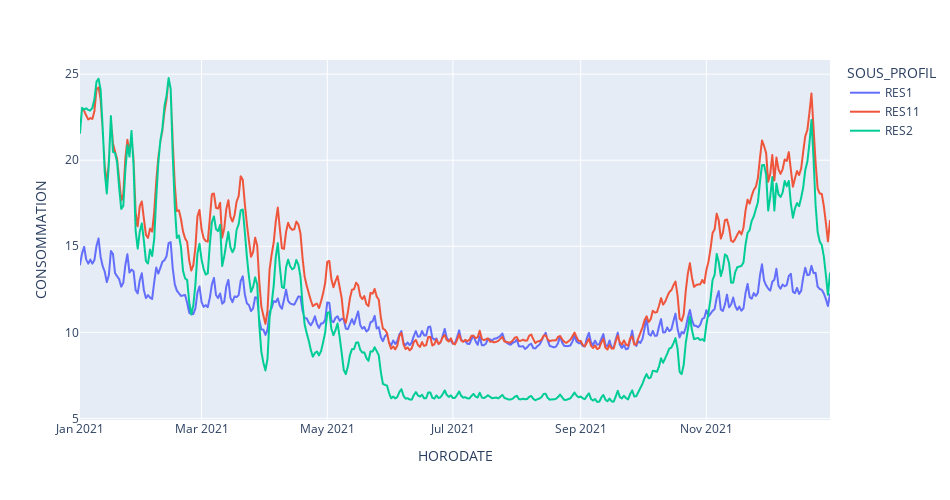

Write notebook code for a chart like this one.
### Code cell
fig = px.line(consommation(9), x='HORODATE', 
              y="CONSOMMATION", color="SOUS_PROFIL", width=950, height=500)
#fig.update_layout(title="Série journalière du coefficient dynamique entre 01 décembre 2021 et le 31 mars")
fig.show()

### Figure 1 — Plotly figure (JSON) as saved in the notebook; plotly's stock layout.template omitted (floating-point values rounded to 4 significant figures; data arrays with more than 128 entries replaced by an {"elided": "..."} marker saying what was removed)
{"data": [{"hovertemplate": "SOUS_PROFIL=RES1<br>HORODATE=%{x}<br>CONSOMMATION=%{y}<extra></extra>", "legendgroup": "RES1", "line": {"color": "#636efa", "dash": "solid"}, "marker": {"symbol": "circle"}, "mode": "lines", "name": "RES1", "showlegend": true, "type": "scattergl", "x": {"elided": "365 str values"}, "xaxis": "x", "y": {"elided": "365 float values"}, "yaxis": "y"}, {"hovertemplate": "SOUS_PROFIL=RES11<br>HORODATE=%{x}<br>CONSOMMATION=%{y}<extra></extra>", "legendgroup": "RES11", "line": {"color": "#EF553B", "dash": "solid"}, "marker": {"symbol": "circle"}, "mode": "lines", "name": "RES11", "showlegend": true, "type": "scattergl", "x": {"elided": "365 str values"}, "xaxis": "x", "y": {"elided": "365 float values"}, "yaxis": "y"}, {"hovertemplate": "SOUS_PROFIL=RES2<br>HORODATE=%{x}<br>CONSOMMATION=%{y}<extra></extra>", "legendgroup": "RES2", "line": {"color": "#00cc96", "dash": "solid"}, "marker": {"symbol": "circle"}, "mode": "lines", "name": "RES2", "showlegend": true, "type": "scattergl", "x": {"elided": "365 str values"}, "xaxis": "x", "y": {"elided": "365 float values"}, "yaxis": "y"}], "layout": {"height": 500, "legend": {"title": {"text": "SOUS_PROFIL"}, "tracegroupgap": 0}, "margin": {"t": 60}, "width": 950, "xaxis": {"anchor": "y", "domain": [0, 1], "title": {"text": "HORODATE"}}, "yaxis": {"anchor": "x", "domain": [0, 1], "title": {"text": "CONSOMMATION"}}}}
